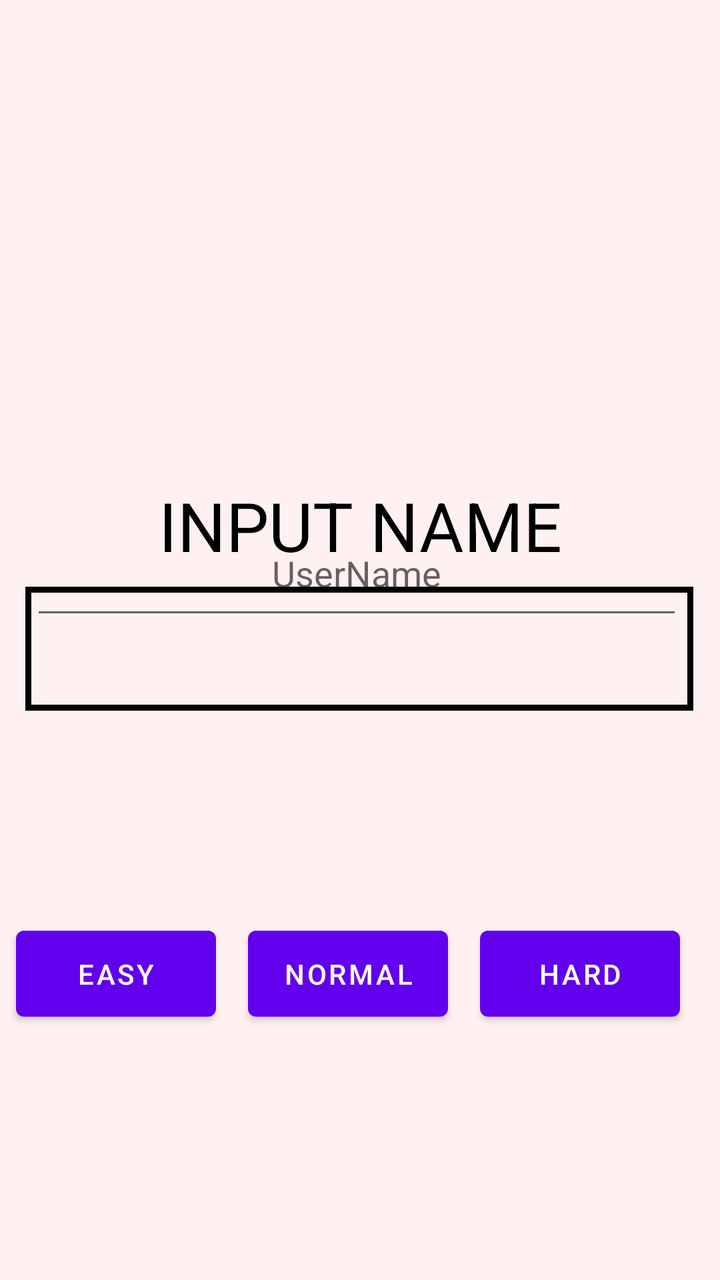
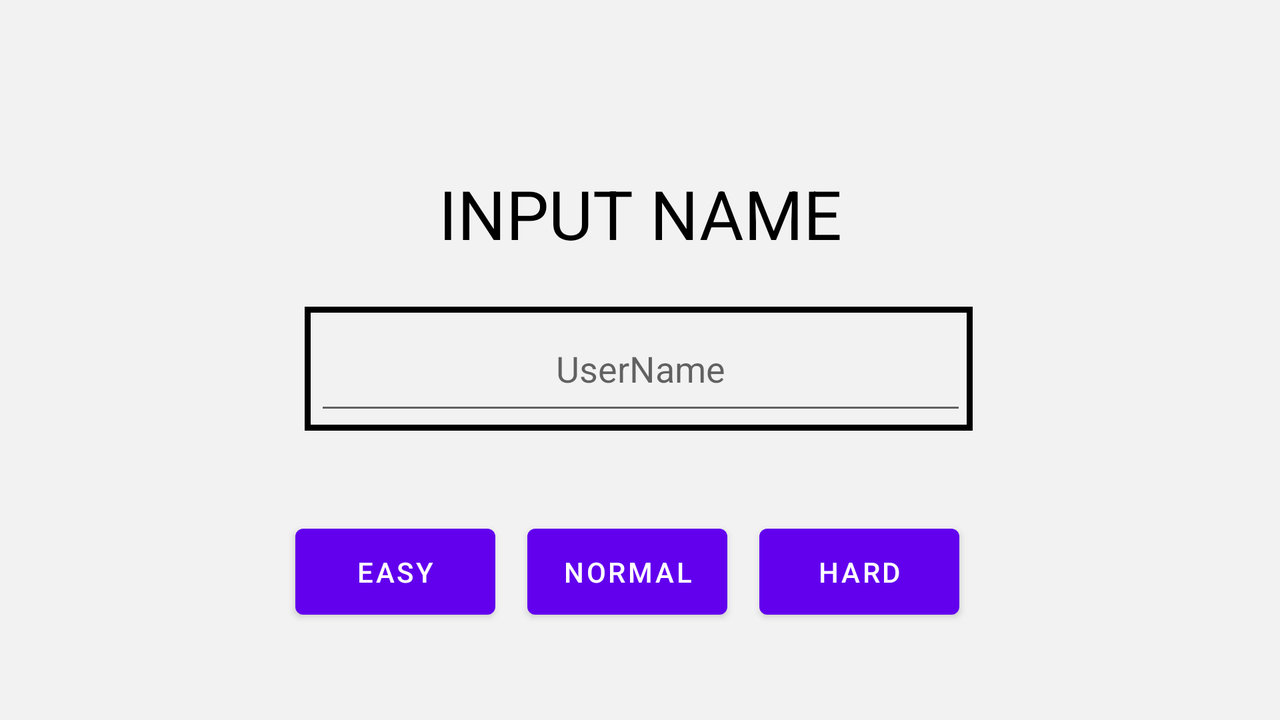

Two renders of one Android screen. The first uses the default layout on a phone; the second uses the alternative layout the repository ships for a different screen configuration, on a matching device. The two XML files are below.
<!-- AndroidManifest.xml: application theme Theme.FinalProject_RockPaperScissors -->
<!-- res/layout/activity_main.xml -->
<?xml version="1.0" encoding="utf-8"?>
<androidx.constraintlayout.widget.ConstraintLayout xmlns:android="http://schemas.android.com/apk/res/android"
    xmlns:app="http://schemas.android.com/apk/res-auto"
    xmlns:tools="http://schemas.android.com/tools"
    android:layout_width="match_parent"
    android:layout_height="match_parent"
    android:background="#FFF1F1"
    style="@style/bgnight"
    tools:context=".MainActivity">

    <View
        android:id="@+id/view"
        android:layout_width="334dp"
        android:layout_height="62dp"
        android:layout_marginTop="8dp"
        android:background="@drawable/box"
        app:layout_constraintEnd_toEndOf="parent"
        app:layout_constraintHorizontal_bias="0.493"
        app:layout_constraintStart_toStartOf="parent"
        app:layout_constraintTop_toBottomOf="@+id/textView3" />

    <EditText
        android:id="@+id/etxtUser"
        android:layout_width="326dp"
        android:layout_height="59dp"
        android:ems="10"
        android:hint="UserName"
        android:inputType="textPersonName"
        android:textAlignment="center"
        app:layout_constraintBottom_toBottomOf="parent"
        app:layout_constraintEnd_toEndOf="parent"
        app:layout_constraintHorizontal_bias="0.447"
        app:layout_constraintStart_toStartOf="parent"
        app:layout_constraintTop_toTopOf="parent"
        app:layout_constraintVertical_bias="0.44" />

    <TextView
        android:id="@+id/textView3"
        android:layout_width="wrap_content"
        android:layout_height="wrap_content"
        android:layout_marginTop="240dp"
        android:text="INPUT NAME"
        android:textColor="#000000"
        android:textSize="34sp"
        app:layout_constraintEnd_toEndOf="parent"
        app:layout_constraintStart_toStartOf="parent"
        app:layout_constraintTop_toTopOf="parent" />

    <LinearLayout
        android:id="@+id/linearLayout"
        android:layout_width="361dp"
        android:layout_height="75dp"
        android:layout_marginTop="96dp"
        android:orientation="horizontal"
        app:layout_constraintBottom_toBottomOf="parent"
        app:layout_constraintEnd_toEndOf="parent"
        app:layout_constraintStart_toStartOf="parent"
        app:layout_constraintTop_toBottomOf="@+id/view"
        app:layout_constraintVertical_bias="0.0">

        <Button
            android:id="@+id/bttnEasy"
            android:layout_width="100dp"
            android:layout_height="55dp"
            android:layout_margin="8dp"
            android:text="EASY" />

        <Button
            android:id="@+id/bttnNorm"
            android:layout_width="100dp"
            android:layout_height="55dp"
            android:layout_margin="8dp"
            android:text="NORMAL" />

        <Button
            android:id="@+id/bttnHard"
            android:layout_width="100dp"
            android:layout_height="55dp"
            android:layout_margin="8dp"
            android:text="HARD" />
    </LinearLayout>

</androidx.constraintlayout.widget.ConstraintLayout>
<!-- resources referenced by this layout -->
<resources>
  <!-- drawable box (drawable) -->
  <?xml version="1.0" encoding="utf-8"?>
  <selector xmlns:android="http://schemas.android.com/apk/res/android">
      <item>
          <shape android:shape="rectangle">
              <solid android:color="@android:color/transparent"></solid>
              <stroke android:width="3dp" android:color="@color/black"></stroke>
          </shape>
      </item>
  </selector>
  <style name="Theme.FinalProject_RockPaperScissors" parent="Theme.MaterialComponents.DayNight.DarkActionBar">
          
          <item name="colorPrimary">@color/purple_500</item>
          <item name="colorPrimaryVariant">@color/purple_700</item>
          <item name="colorOnPrimary">@color/white</item>
          
          <item name="colorSecondary">@color/teal_200</item>
          <item name="colorSecondaryVariant">@color/teal_700</item>
          <item name="colorOnSecondary">@color/black</item>
          
          <item name="android:statusBarColor" tools:targetApi="l">?attr/colorPrimaryVariant</item>
          
      </style>
  <color name="black">#FF000000</color>
  <color name="purple_500">#FF6200EE</color>
  <color name="purple_700">#FF3700B3</color>
  <color name="white">#FFFFFFFF</color>
  <color name="teal_200">#FF03DAC5</color>
  <color name="teal_700">#FF018786</color>
</resources>
<!-- res/layout-land/activity_main.xml (the repository's variant of the layout above) -->
<!-- drawn on the phone turned sideways -->
<?xml version="1.0" encoding="utf-8"?>
<androidx.constraintlayout.widget.ConstraintLayout xmlns:android="http://schemas.android.com/apk/res/android"
    xmlns:app="http://schemas.android.com/apk/res-auto"
    xmlns:tools="http://schemas.android.com/tools"
    android:layout_width="match_parent"
    android:layout_height="match_parent"
    android:background="#F2F2F2"
    style="@style/bgnight"
    tools:context=".MainActivity">

    <View
        android:id="@+id/view"
        android:layout_width="334dp"
        android:layout_height="62dp"
        android:layout_marginTop="24dp"
        android:background="@drawable/box"
        app:layout_constraintEnd_toEndOf="parent"
        app:layout_constraintHorizontal_bias="0.498"
        app:layout_constraintStart_toStartOf="parent"
        app:layout_constraintTop_toBottomOf="@+id/textView3" />

    <EditText
        android:id="@+id/etxtUser"
        android:layout_width="326dp"
        android:layout_height="59dp"
        android:ems="10"
        android:hint="UserName"
        android:inputType="textPersonName"
        android:textAlignment="center"
        app:layout_constraintBottom_toBottomOf="@+id/view"
        app:layout_constraintEnd_toEndOf="parent"
        app:layout_constraintHorizontal_bias="0.501"
        app:layout_constraintStart_toStartOf="parent"
        app:layout_constraintTop_toTopOf="@+id/view"
        app:layout_constraintVertical_bias="0.0" />

    <TextView
        android:id="@+id/textView3"
        android:layout_width="wrap_content"
        android:layout_height="wrap_content"
        android:layout_marginTop="84dp"
        android:text="INPUT NAME"
        android:textColor="#000000"
        android:textSize="34sp"
        app:layout_constraintEnd_toEndOf="parent"
        app:layout_constraintStart_toStartOf="parent"
        app:layout_constraintTop_toTopOf="parent" />

    <LinearLayout
        android:id="@+id/linearLayout"
        android:layout_width="361dp"
        android:layout_height="75dp"
        android:orientation="horizontal"
        app:layout_constraintBottom_toBottomOf="parent"
        app:layout_constraintEnd_toEndOf="parent"
        app:layout_constraintStart_toStartOf="parent"
        app:layout_constraintTop_toBottomOf="@+id/view">

        <Button
            style="@style/btnnight"
            android:id="@+id/bttnEasy"
            android:layout_width="100dp"
            android:layout_height="55dp"
            android:layout_margin="8dp"
            android:text="EASY" />

        <Button
            style="@style/btnnight"
            android:id="@+id/bttnNorm"
            android:layout_width="100dp"
            android:layout_height="55dp"
            android:layout_margin="8dp"
            android:text="NORMAL" />

        <Button
            style="@style/btnnight"
            android:id="@+id/bttnHard"
            android:layout_width="100dp"
            android:layout_height="55dp"
            android:layout_margin="8dp"
            android:text="HARD" />
    </LinearLayout>

</androidx.constraintlayout.widget.ConstraintLayout>
